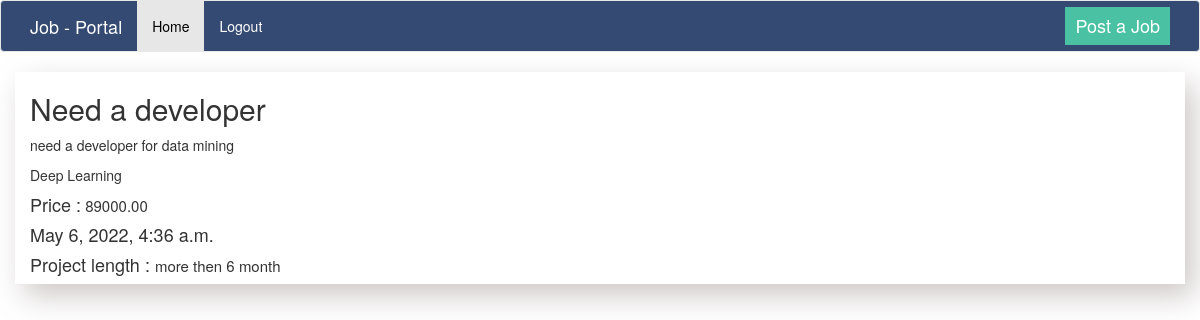
Page / (signed in) on the committed database.
### user/models.py (models this page shows, shortened)
class Job(models.Model):
    name = models.CharField(max_length=100,null=False,blank=False)
    description = models.CharField(max_length=255)
    category = models.ForeignKey(Category, on_delete=models.CASCADE)
    created_by = models.ForeignKey(Profile, on_delete=models.CASCADE)
    price = models.DecimalField(max_digits=10, decimal_places=2)
    posting_date = models.DateTimeField(auto_now=True)
    length = models.CharField(
                    max_length = 20,
                    choices = JOB_LENGTH,
                    default = 'less then 6 month'
                    )

class Category(models.Model):
    category_name = models.CharField(max_length=100,null=False,blank=False)
    description = models.CharField(max_length=255)
    def __str__(self):
        return self.category_name

### user/views.py (the view)
# urls.py: 2. Add a URL to urlpatterns:  path('', views.home, name='home')
@login_required
def home(request):
    profile = Profile.objects.get(user=request.user)
    if profile.user_type == "admin":
        job = Job.objects.filter(created_by__user=request.user)
        return render(request, 'home.html', {"jobs":job, "user_type":"admin"})
    else:
        job = Job.objects.all()
        return render(request, 'home.html', {"jobs":job})

### templates/home.html (shortened to what this page needs)
{% load static %}
<!DOCTYPE html>
<html lang="en">
<head>
  <link rel="stylesheet" href="https://maxcdn.bootstrapcdn.com/bootstrap/3.4.1/css/bootstrap.min.css">
  <link rel="stylesheet" href="{% static '/css/style.css'%}">
</head>
<body>
<nav class="navbar navbar-default">
  <div class="container">
    <div class="navbar-header">
      <a class="navbar-brand" href="{% url 'home' %}">Job - Portal</a>
    </div>
    <ul class="nav navbar-nav">
      <li class="active"><a href="{% url 'home' %}">Home</a></li>
      <li ><a href="{% url 'logout' %}">Logout</a></li>
    </ul>
    {% if user_type %}
      <div class="post_btn">
        <a href="{% url 'job' %}">Post a Job</a>
      </div>
    {% else %}
      <div class="main_search">
      <input class="form-control mr-sm-2" type="search" placeholder="Search" aria-label="Search">
        <button class="btn btn-outline-success my-2 my-sm-0" type="submit">Search</button>
      </div>
    {% endif %}
    </div>
</nav>
{% for job in jobs %}
<div class="container main_container">
    <h2>{{job.name}}</h2>
    <p>{{job.description}}</p>
    <span>{{job.category}}</span>
    <p><h4>Price :<span class="small-font"> {{job.price}}</span></p>
    <span>{{job.posting_date}}</span>
    <p><h4>Project length : <span class="small-font">{{job.length}}</span></p>
</div>
{% endfor %}
  </body>
</html>

### static/css/style.css (style rules this page uses)
.post_btn { text-align: right; height: 50px; display: flex; align-items: center; justify-content: end; }
.post_btn a { border: none; background-color: #49c1a2; color: white; font-size: 18px; padding: 6px 10px; }
.main_container { box-shadow: 9px 12px 28px 0 rgb(136 118 118 / 40%), inset 0 0 0 180px rgb(255 255 255 / 69%); margin-bottom: 15px; }
.navbar-default { background-color: #344a72 !important; border-color: #e7e7e7; color: #fff !important; }
.small-font { font-size: 15px; }
.navbar a { color: #fff !important; }
.active a { color: #000 !important; }

### rows in the picture
Job: name "Need a developer", description "need a developer for data mining", category "Deep Learning", price "89000.00", posting_date "May 6, 2022, 4:36 a.m.", length "more then 6 month"
